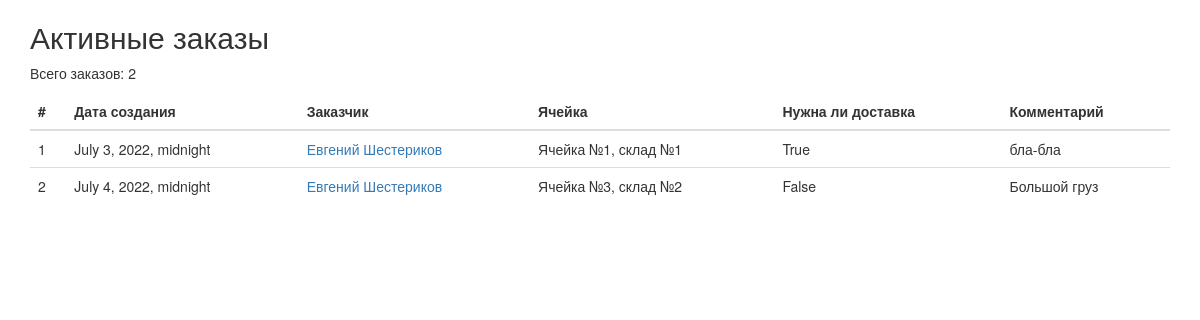
The app's page /, older data.
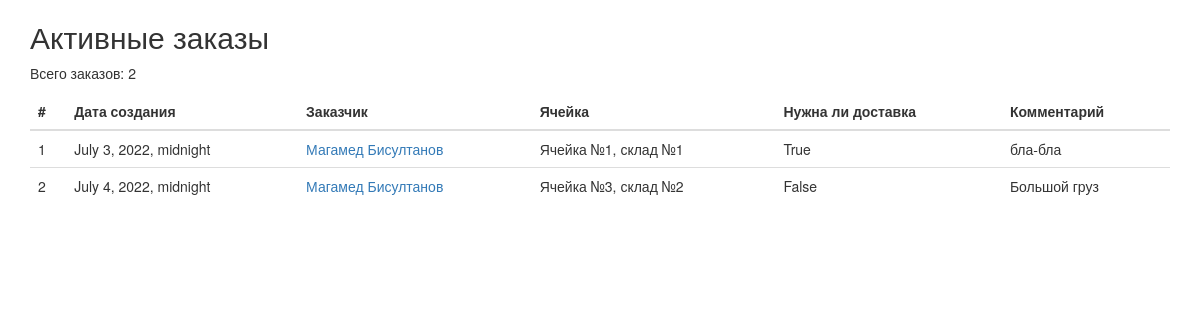
The same page, newer data.
### bot/models.py (models this page shows, shortened)
class Order(models.Model):
    create_date = models.DateTimeField(
        "Дата создания",
        null=True,
    )
    user = models.ForeignKey(
        User,
        verbose_name='Заказчик',
        related_name='orders',
        on_delete=models.CASCADE
    )
    cell = models.ForeignKey(
        Cell,
        verbose_name='Ячейка',
        related_name='orders',
        on_delete=models.CASCADE
    )
    measurer = models.BooleanField(
        "Нужен ли замерщик",
        default=False
    )
    comment = models.CharField(
        "Комментарий",
        max_length=100,
        blank=True
    )
    lease_time = DateTimeField(
        "Дата окончания аренды",
    )

class User(models.Model):
    telegram_id = models.IntegerField(
        "ID пользователя в Telegram",
        null=True,
    )
    name = models.CharField(
        "Имя",
        max_length=50,
        blank=True,
    )
    surname = models.CharField(
        "Фамилия",
        max_length=50,
        blank=True,
        null=True,
    )
    email = models.EmailField(
        "Электронная почта",
        blank=True,
    )
    address = models.CharField(
        "Адрес",
        max_length=100,
        blank=True,
    )
    phone = PhoneNumberField(
        "Номер телефона",
        max_length=20,
        blank=True,
    )
    def __str__(self):
        return f"{self.name} {self.surname}"

class Cell(models.Model):
    storage = models.ForeignKey(
        Storage,
        verbose_name='Склад',
        related_name='cells',
        on_delete=models.CASCADE
    )
    number = models.IntegerField(
        "Номер"
    )
    temperature = models.CharField(
        "Температура",
        max_length=20
    )
    height = models.FloatField(
        "Высота"
    )
    floor = models.IntegerField(
        "Этаж",
    )
    size = models.CharField(
        "Размер",
        max_length=100,
    )
    price = models.FloatField(
        "Цена",
    )
    def __str__(self):
        return f'Ячейка №{self.id}, склад №{self.storage.id}'

class Storage(models.Model):
    address = models.CharField(
        "Адрес",
        max_length=100,
    )
    work_time = models.CharField(
        "Режим работы",
        max_length=50,
    )

### bot/views.py (the view)
# urls.py: path('', orders_view, name="active_orders"),
def orders_view(request):
    active_orders = Order.objects.all()
    context = {
        'active_orders': active_orders,
    }
    return render(request, 'active_orders.html', context)

### bot/templates/active_orders.html (shortened to what this page needs)
<!DOCTYPE html>
<html lang="ru">
  <head>
    <link
      rel="stylesheet"
      href="https://maxcdn.bootstrapcdn.com/bootstrap/3.3.7/css/bootstrap.min.css"
>
    <link
      rel="stylesheet"
      href="https://maxcdn.bootstrapcdn.com/bootstrap/3.3.7/css/bootstrap-theme.min.css"
>
  </head>
  <body>
    <div class="container">
        <h2>Активные заказы</h2>
        <p>Всего заказов: {{ active_orders.count }}</p>
        <div class="table-responsive">
            <table class="table">
                <thead>
                    <tr>
                    <th class="table-element">#</th>
                    <th class="table-element">Дата создания</th>
                    <th class="table-element">Заказчик</th>
                    <th class="table-element">Ячейка</th>
                    <th class="table-element">Нужна ли доставка</th>
                    <th class="table-element">Комментарий</th>
                    </tr>
                </thead>
                <tbody>
                    {% for order in active_orders %}
                    <tr>
                        <td class="table-element">{{ forloop.counter }}</td>
                        <td class="table-element">{{ order.create_date }}</td>
                        <td class="table-element"><a href="{% url 'user_info' userid=order.user.id %}">{{ order.user }}</a></td>
                        <td class="table-element">{{ order.cell }}</td>
                        <td class="table-element">{{ order.measurer }}</td>
                        <td class="table-element">{{ order.comment }}</td>
                    </tr>
                    {% endfor %}
                </tbody>
            </table>
        </div>
    </div>
  </body>
</html>

Row changes from the older to the newer data that the page shows:
changed through a linked row, Order "July 3, 2022, midnight": user "Евгений Шестериков" → "Магамед Бисултанов"
changed through a linked row, Order "July 4, 2022, midnight": user "Евгений Шестериков" → "Магамед Бисултанов"
